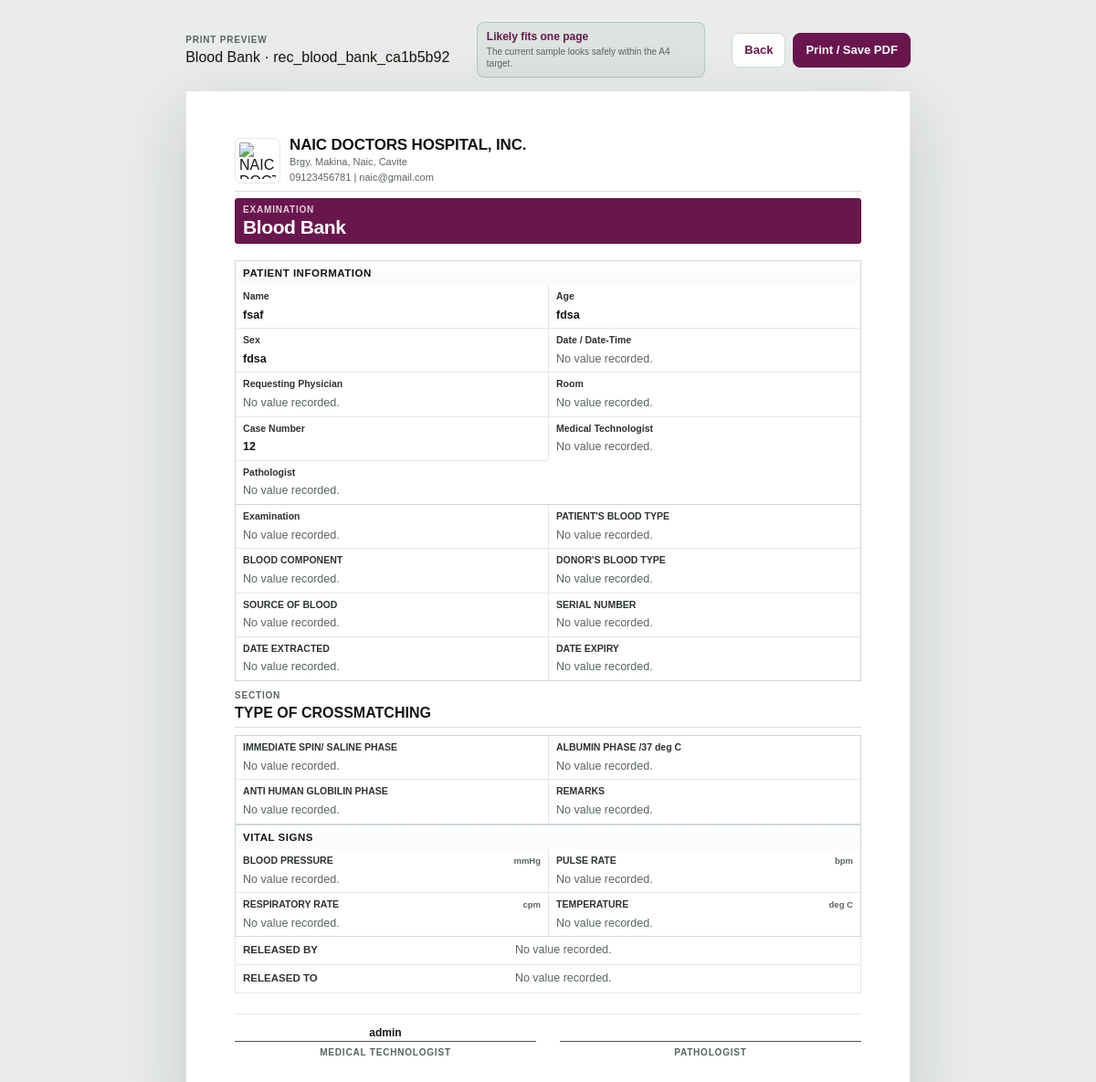
/records/40/print (signed in), run on the app's committed database.
### app/naic_builder/models.py (models this page shows)
class FormDefinition(Base):
    __tablename__ = "form_definitions"
    id: Mapped[int] = mapped_column(Integer, primary_key=True)
    slug: Mapped[str] = mapped_column(String(120), unique=True, index=True)
    name: Mapped[str] = mapped_column(String(255))
    library_parent_node_key: Mapped[str | None] = mapped_column(String(160), nullable=True)
    created_at: Mapped[datetime] = mapped_column(DateTime(timezone=True), default=utc_now)
    updated_at: Mapped[datetime] = mapped_column(
        DateTime(timezone=True),
        default=utc_now,
        onupdate=utc_now,
    )
    versions: Mapped[list["FormVersion"]] = relationship(
        back_populates="form",
        cascade="all, delete-orphan",
        order_by="FormVersion.version_number",
    )
    library_node: Mapped["LibraryNode | None"] = relationship(
        back_populates="form_definition",
        uselist=False,
    )
    records: Mapped[list["Record"]] = relationship(
        back_populates="form",
        cascade="all, delete-orphan",
        order_by="Record.updated_at",
    )

class Record(Base):
    __tablename__ = "records"
    id: Mapped[int] = mapped_column(Integer, primary_key=True)
    record_key: Mapped[str] = mapped_column(String(120), unique=True, index=True)
    form_id: Mapped[int] = mapped_column(ForeignKey("form_definitions.id"), index=True)
    form_version_id: Mapped[int] = mapped_column(ForeignKey("form_versions.id"), index=True)
    status: Mapped[str] = mapped_column(String(40), default="draft", index=True)
    patient_name: Mapped[str | None] = mapped_column(String(255), nullable=True, index=True)
    case_number: Mapped[str | None] = mapped_column(String(120), nullable=True, index=True)
    values_json: Mapped[str] = mapped_column(Text, default="{}")
    indexed_meta_json: Mapped[str] = mapped_column(Text, default="{}")
    created_by_user_id: Mapped[int | None] = mapped_column(ForeignKey("users.id"), nullable=True)
    updated_by_user_id: Mapped[int | None] = mapped_column(ForeignKey("users.id"), nullable=True)
    completed_at: Mapped[datetime | None] = mapped_column(DateTime(timezone=True), nullable=True)
    created_at: Mapped[datetime] = mapped_column(DateTime(timezone=True), default=utc_now)
    updated_at: Mapped[datetime] = mapped_column(
        DateTime(timezone=True),
        default=utc_now,
        onupdate=utc_now,
    )
    form: Mapped[FormDefinition] = relationship(back_populates="records")
    form_version: Mapped[FormVersion] = relationship(back_populates="records")
    created_by_user: Mapped["User | None"] = relationship(
        back_populates="created_records",
        foreign_keys=[created_by_user_id],
    )
    updated_by_user: Mapped["User | None"] = relationship(
        back_populates="updated_records",
        foreign_keys=[updated_by_user_id],
    )
    assets: Mapped[list["RecordAsset"]] = relationship(
        back_populates="record",
        cascade="all, delete-orphan",
        order_by="RecordAsset.created_at",
    )

class ClinicProfile(Base):
    __tablename__ = "clinic_profiles"
    id: Mapped[int] = mapped_column(Integer, primary_key=True)
    clinic_name: Mapped[str] = mapped_column(String(255), default="")
    address: Mapped[str | None] = mapped_column(Text, nullable=True)
    contact_number: Mapped[str | None] = mapped_column(String(120), nullable=True)
    contact_email: Mapped[str | None] = mapped_column(String(255), nullable=True)
    logo_path: Mapped[str | None] = mapped_column(Text, nullable=True)
    logo_original_filename: Mapped[str | None] = mapped_column(String(255), nullable=True)
    logo_mime_type: Mapped[str | None] = mapped_column(String(120), nullable=True)
    created_at: Mapped[datetime] = mapped_column(DateTime(timezone=True), default=utc_now)
    updated_at: Mapped[datetime] = mapped_column(
        DateTime(timezone=True),
        default=utc_now,
        onupdate=utc_now,
    )

class User(Base):
    __tablename__ = "users"
    id: Mapped[int] = mapped_column(Integer, primary_key=True)
    email: Mapped[str | None] = mapped_column(String(255), nullable=True, unique=True, index=True)
    login_id: Mapped[str] = mapped_column(String(120), unique=True, index=True)
    full_name: Mapped[str] = mapped_column(String(255))
    role: Mapped[str] = mapped_column(String(40), default="medtech")
    password_hash: Mapped[str | None] = mapped_column(String(255), nullable=True)
    status: Mapped[str] = mapped_column(String(40), default="pending", index=True)
    must_change_password: Mapped[bool] = mapped_column(Boolean, default=False)
    avatar_path: Mapped[str | None] = mapped_column(Text, nullable=True)
    avatar_original_filename: Mapped[str | None] = mapped_column(String(255), nullable=True)
    avatar_mime_type: Mapped[str | None] = mapped_column(String(120), nullable=True)
    created_at: Mapped[datetime] = mapped_column(DateTime(timezone=True), default=utc_now)
    updated_at: Mapped[datetime] = mapped_column(
        DateTime(timezone=True),
        default=utc_now,
        onupdate=utc_now,
    )
    created_records: Mapped[list["Record"]] = relationship(
        back_populates="created_by_user",
        foreign_keys="Record.created_by_user_id",
    )
    updated_records: Mapped[list["Record"]] = relationship(
        back_populates="updated_by_user",
        foreign_keys="Record.updated_by_user_id",
    )

### app/naic_builder/main.py (the view)
@app.get("/records/{record_id}/print", response_class=HTMLResponse)
def print_record_page(
    record_id: int,
    request: Request,
    session: Session = Depends(get_session),
) -> HTMLResponse:
    return render_record_print_page(request, session, record_id=record_id)

### app/naic_builder/templates/records/print.html (shortened to what this page needs)
<!doctype html>
<html lang="en">
<head>
  <link rel="stylesheet" href="{{ url_for('static', path='print.css') }}">
</head>
<body class="print-density-{{ document.print_config.density }} print-font-{{ (document.print_config.font_family or 'arial_narrow') | replace('_', '-') }}" style="--accent: {{ document.print_config.accent_color }}; --accent-ink: {{ document.print_accent_ink or '#ffffff' }}">
  {% from "records/_print_document.html" import render_print_page %}
  {% set record_meta = document["record"] or {} %}
  {% set fit = document.fit_estimate or {} %}
  <main class="print-shell">
    <div class="print-toolbar">
      <div class="print-toolbar-copy">
        <p class="print-eyebrow">Print preview</p>
        <p>{{ document.form_name }} · {{ document.record_key }}</p>
      </div>
      <div class="print-fit-badge" data-fit="{{ fit.status or 'likely' }}">
        <strong>{{ fit.label or "Estimated fit" }}</strong>
        <span>{{ fit.detail or "Use browser print preview for final confirmation." }}</span>
      </div>
      <div class="print-toolbar-actions">
        <a class="print-link" href="/records/{{ record_meta['id'] }}">Back</a>
        <button class="print-button" type="button" onclick="window.print()">Print / Save PDF</button>
      </div>
    </div>
    {{ render_print_page(document) }}
  </main>
</body>
</html>

### app/naic_builder/templates/records/_print_document.html (shortened to what this page needs)
{% macro render_print_field_answer(item) %}
  {% set display = item["display"] or {} %}
  {% if display.kind == "image" %}
    {% if display.image_url %}
    <img class="print-image print-image--{{ item.image_size or 'medium' }}" src="{{ display.image_url }}" alt="{{ item.name }}">
    {% if display.filename %}
    <span class="print-image-meta">{{ display.filename }}</span>
    {% endif %}
    {% else %}
    <span class="print-answer is-empty">No image uploaded.</span>
    {% endif %}
  {% elif display.text %}
  <span class="print-answer{% if item.is_abnormal %} is-abnormal{% endif %}">{{ display.text }}</span>
  {% else %}
  <span class="print-answer is-empty">No value recorded.</span>
  {% endif %}
{% endmacro %}
{% macro render_print_items(items) %}
  {% for item in items %}
    {% if item.kind == "section" %}
    {% set child_items = item["items"] or [] %}
    <section class="print-section">
      {% if item.show_title %}
      <header class="print-section-head">
        <p class="print-eyebrow">Section</p>
        <h2 class="print-section-title">{{ item.name }}</h2>
      </header>
      {% endif %}
      <div class="print-items">
        {{ render_print_items(child_items) }}
      </div>
    </section>
    {% elif item.kind == "group" %}
    {% set child_items = item["items"] or [] %}
    <section class="print-group">
      {% if item.show_title %}
      <header class="print-group-head">
        <h3 class="print-group-title">{{ item.name }}</h3>
      </header>
      {% endif %}
      <div class="print-items">
        {{ render_print_items(child_items) }}
      </div>
    </section>
    {% elif item.kind == "field_grid" %}
    {% set grid_items = item["items"] or [] %}
    <div class="print-field-grid">
      {% for field in grid_items %}
      <article class="print-grid-cell">
        <div class="print-grid-cell-head">
          <strong>{{ field.name }}</strong>
          {% if field.unit_hint %}
          <span>{{ field.unit_hint }}</span>
          {% endif %}
        </div>
        <div class="print-grid-cell-result">
          {{ render_print_field_answer(field) }}
        </div>
      </article>
      {% endfor %}
    </div>
    {% elif item.kind == "field" %}
    <article class="print-row">
      <div class="print-row-name">
        <strong>{{ item.name }}</strong>
      </div>
      <div class="print-row-result">
        {{ render_print_field_answer(item) }}
      </div>
    </article>
    {% endif %}
  {% endfor %}
{% endmacro %}
{% macro render_print_page(document) %}
  {% set doc_items = document["items"] or [] %}
  {% set clinic = document["clinic"] or {} %}
  {% set print_config = document["print_config"] or {} %}
  <section class="print-page">
    {% if print_config.show_logo or print_config.show_clinic_info %}
    <header class="print-document-header">
      <div class="print-clinic-brand{% if not print_config.show_logo %} no-logo{% endif %}">
        {% if print_config.show_logo %}
        {% if clinic.logo_url %}
        <img class="print-logo" src="{{ clinic.logo_url }}" alt="{{ clinic.name }}">
        {% else %}
        <div class="print-logo-placeholder">{{ clinic.name[:2] | upper }}</div>
        {% endif %}
        {% endif %}
        {% if print_config.show_clinic_info %}
        <div class="print-clinic-copy">
          <strong>{{ clinic.name }}</strong>
          {% if clinic.address %}
          <span>{{ clinic.address }}</span>
          {% endif %}
          {% if clinic.contact_line %}
          <span>{{ clinic.contact_line }}</span>
          {% endif %}
        </div>
        {% endif %}
      </div>
    </header>
    {% endif %}
    <section class="print-exam-head">
      <div class="print-exam-copy">
        <p class="print-eyebrow">Examination</p>
        <h1 class="print-title">{{ document.form_name }}</h1>
      </div>
    </section>
    <section class="print-body">
      {{ render_print_items(doc_items) }}
    </section>
    {% set signature_items = document.signatures or [] %}
    {% if print_config.show_signatures and signature_items %}
    <footer class="print-footer">
      {% for signature in signature_items %}
        <div class="print-signature">
          <span>{{ signature.name or "" }}</span>
          <strong>{{ signature.label }}</strong>
        </div>
      {% endfor %}
    </footer>
    {% endif %}
  </section>
{% endmacro %}

### data on the page
FormDefinition: form_name "Blood Bank"
Record: record_key "rec_blood_bank_ca1b5b92"
ClinicProfile: name "NAIC DOCTORS HOSPITAL, INC.", address "Brgy. Makina, Naic, Cavite"
User: full_name "admin", label "MEDICAL TECHNOLOGIST"

### other printed values
{{ fit.label or "Estimated fit" }} "Likely fits one page"
{{ fit.detail or "Use browser print preview for final confirmation." }} "The current sample looks safely within the A4 target."
{{ clinic.contact_line }} "09123456781 | naic@gmail.com"
{{ item.name }} "PATIENT INFORMATION" "VITAL SIGNS"
{{ field.name }} "Name" "Age" "Sex" "Date / Date-Time" "Requesting Physician" "Room" "Case Number" "Medical Technologist" "Pathologist" "Examination" "PATIENT'S BLOOD TYPE" "BLOOD COMPONENT" "DONOR'S BLOOD TYPE" "SOURCE OF BLOOD" "SERIAL NUMBER" "DATE EXTRACTED" "DATE EXPIRY" "IMMEDIATE SPIN/ SALINE PHASE" "ALBUMIN PHASE /37 deg C" "ANTI HUMAN GLOBILIN PHASE" "REMARKS" "BLOOD PRESSURE" "PULSE RATE" "RESPIRATORY RATE" "TEMPERATURE"
{{ display.text }} "fsaf" "fdsa" "fdsa" "12"
{{ item.name }} "TYPE OF CROSSMATCHING"
{{ field.unit_hint }} "mmHg" "bpm" "cpm" "deg C"
{{ item.name }} "RELEASED BY" "RELEASED TO"
{{ signature.label }} "PATHOLOGIST"
